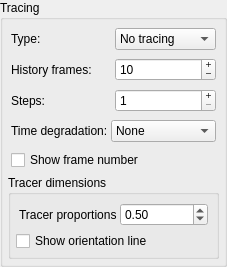
               <widget class="QGroupBox" name="groupBoxTracing">
                <property name="sizePolicy">
                 <sizepolicy hsizetype="Preferred" vsizetype="Minimum">
                  <horstretch>0</horstretch>
                  <verstretch>0</verstretch>
                 </sizepolicy>
                </property>
                <property name="minimumSize">
                 <size>
                  <width>0</width>
                  <height>0</height>
                 </size>
                </property>
                <property name="title">
                 <string>Tracing</string>
                </property>
                <layout class="QVBoxLayout" name="verticalLayout_20">
                 <property name="spacing">
                  <number>2</number>
                 </property>
                 <property name="leftMargin">
                  <number>5</number>
                 </property>
                 <property name="topMargin">
                  <number>5</number>
                 </property>
                 <property name="rightMargin">
                  <number>5</number>
                 </property>
                 <property name="bottomMargin">
                  <number>5</number>
                 </property>
                 <item>
                  <widget class="QWidget" name="widgetTracingType" native="true">
                   <property name="toolTip">
                    <string>Set the tracer type</string>
                   </property>
                   <layout class="QHBoxLayout" name="layoutTracingStyle">
                    <property name="spacing">
                     <number>3</number>
                    </property>
                    <property name="leftMargin">
                     <number>3</number>
                    </property>
                    <property name="topMargin">
                     <number>3</number>
                    </property>
                    <property name="rightMargin">
                     <number>3</number>
                    </property>
                    <property name="bottomMargin">
                     <number>3</number>
                    </property>
                    <item>
                     <widget class="QLabel" name="labelTracingStyle">
                      <property name="text">
                       <string>Type:</string>
                      </property>
                     </widget>
                    </item>
                    <item>
                     <widget class="QComboBox" name="comboBoxTracingStyle">
                      <property name="toolTip">
                       <string>Choose the tracing type</string>
                      </property>
                      <property name="currentText">
                       <string>No tracing</string>
                      </property>
                      <item>
                       <property name="text">
                        <string>No tracing</string>
                       </property>
                      </item>
                      <item>
                       <property name="text">
                        <string>Shape</string>
                       </property>
                      </item>
                      <item>
                       <property name="text">
                        <string>Path</string>
                       </property>
                      </item>
                      <item>
                       <property name="text">
                        <string>Arrow path</string>
                       </property>
                      </item>
                     </widget>
                    </item>
                   </layout>
                  </widget>
                 </item>
                 <item>
                  <widget class="QWidget" name="widgetTracingHistory" native="true">
                   <property name="toolTip">
                    <string>Set the number of frames to trace</string>
                   </property>
                   <layout class="QHBoxLayout" name="layoutTracingHistory">
                    <property name="spacing">
                     <number>3</number>
                    </property>
                    <property name="leftMargin">
                     <number>3</number>
                    </property>
                    <property name="topMargin">
                     <number>3</number>
                    </property>
                    <property name="rightMargin">
                     <number>3</number>
                    </property>
                    <property name="bottomMargin">
                     <number>3</number>
                    </property>
                    <item>
                     <widget class="QLabel" name="labelTracingHistoryLength">
                      <property name="text">
                       <string>History frames:</string>
                      </property>
                     </widget>
                    </item>
                    <item>
                     <widget class="QSpinBox" name="spinBoxTracingHistoryLength">
                      <property name="toolTip">
                       <string>Set how many frames to trace</string>
                      </property>
                      <property name="wrapping">
                       <bool>false</bool>
                      </property>
                      <property name="buttonSymbols">
                       <enum>QAbstractSpinBox::PlusMinus</enum>
                      </property>
                      <property name="minimum">
                       <number>1</number>
                      </property>
                      <property name="maximum">
                       <number>1000000</number>
                      </property>
                      <property name="value">
                       <number>10</number>
                      </property>
                     </widget>
                    </item>
                   </layout>
                  </widget>
                 </item>
                 <item>
                  <widget class="QWidget" name="widgetTracingSteps" native="true">
                   <property name="toolTip">
                    <string>Set the step size to show each Xth tracer (e.g. 5 means show each 5th tracer)</string>
                   </property>
                   <layout class="QHBoxLayout" name="layoutTracingSteps">
                    <property name="spacing">
                     <number>3</number>
                    </property>
                    <property name="leftMargin">
                     <number>3</number>
                    </property>
                    <property name="topMargin">
                     <number>3</number>
                    </property>
                    <property name="rightMargin">
                     <number>3</number>
                    </property>
                    <property name="bottomMargin">
                     <number>3</number>
                    </property>
                    <item>
                     <widget class="QLabel" name="labelTracingSteps">
                      <property name="text">
                       <string>Steps:</string>
                      </property>
                     </widget>
                    </item>
                    <item>
                     <widget class="QSpinBox" name="spinBoxTracingSteps">
                      <property name="toolTip">
                       <string>Set the steps to trace (each one, each second,...)</string>
                      </property>
                      <property name="buttonSymbols">
                       <enum>QAbstractSpinBox::PlusMinus</enum>
                      </property>
                      <property name="minimum">
                       <number>1</number>
                      </property>
                      <property name="value">
                       <number>1</number>
                      </property>
                     </widget>
                    </item>
                   </layout>
                  </widget>
                 </item>
                 <item>
                  <widget class="QWidget" name="widgetTracingTime" native="true">
                   <property name="toolTip">
                    <string>Set the time degradation type</string>
                   </property>
                   <layout class="QHBoxLayout" name="horizontalLayout_4">
                    <property name="spacing">
                     <number>3</number>
                    </property>
                    <property name="leftMargin">
                     <number>3</number>
                    </property>
                    <property name="topMargin">
                     <number>3</number>
                    </property>
                    <property name="rightMargin">
                     <number>3</number>
                    </property>
                    <property name="bottomMargin">
                     <number>3</number>
                    </property>
                    <item>
                     <widget class="QLabel" name="labelTracingTimeDegradation">
                      <property name="text">
                       <string>Time degradation:</string>
                      </property>
                     </widget>
                    </item>
                    <item>
                     <widget class="QComboBox" name="comboBoxTracingTimeDegradation">
                      <property name="toolTip">
                       <string>Choose the gradient style (old to young)</string>
                      </property>
                      <item>
                       <property name="text">
                        <string>None</string>
                       </property>
                      </item>
                      <item>
                       <property name="text">
                        <string>Transparency</string>
                       </property>
                      </item>
                      <item>
                       <property name="text">
                        <string>False color</string>
                       </property>
                      </item>
                     </widget>
                    </item>
                   </layout>
                  </widget>
                 </item>
                 <item>
                  <widget class="QWidget" name="widgetTracerFrameNumber" native="true">
                   <property name="toolTip">
                    <string>Show the frame number of each tracer</string>
                   </property>
                   <layout class="QHBoxLayout" name="layoutTracerFrameNumber">
                    <property name="spacing">
                     <number>3</number>
                    </property>
                    <property name="leftMargin">
                     <number>3</number>
                    </property>
                    <property name="topMargin">
                     <number>3</number>
                    </property>
                    <property name="rightMargin">
                     <number>3</number>
                    </property>
                    <property name="bottomMargin">
                     <number>3</number>
                    </property>
                    <item>
                     <widget class="QCheckBox" name="checkBoxTracerFrameNumber">
                      <property name="toolTip">
                       <string>Show frame number of each tracer</string>
                      </property>
                      <property name="text">
                       <string>Show frame number</string>
                      </property>
                     </widget>
                    </item>
                   </layout>
                  </widget>
                 </item>
                 <item>
                  <widget class="QGroupBox" name="groupBoxTracerDimensions">
                   <property name="sizePolicy">
                    <sizepolicy hsizetype="Preferred" vsizetype="Minimum">
                     <horstretch>0</horstretch>
                     <verstretch>0</verstretch>
                    </sizepolicy>
                   </property>
                   <property name="title">
                    <string>Tracer dimensions</string>
                   </property>
                   <layout class="QVBoxLayout" name="verticalLayout_21">
                    <property name="spacing">
                     <number>2</number>
                    </property>
                    <property name="leftMargin">
                     <number>5</number>
                    </property>
                    <property name="topMargin">
                     <number>5</number>
                    </property>
                    <property name="rightMargin">
                     <number>5</number>
                    </property>
                    <property name="bottomMargin">
                     <number>5</number>
                    </property>
                    <item>
                     <widget class="QWidget" name="widgetTracerDimensions" native="true">
                      <property name="toolTip">
                       <string>Set the tracer dimensions proportional to entity dimensions</string>
                      </property>
                      <layout class="QVBoxLayout" name="verticalLayout_2">
                       <property name="spacing">
                        <number>0</number>
                       </property>
                       <property name="leftMargin">
                        <number>0</number>
                       </property>
                       <property name="topMargin">
                        <number>0</number>
                       </property>
                       <property name="rightMargin">
                        <number>0</number>
                       </property>
                       <property name="bottomMargin">
                        <number>0</number>
                       </property>
                       <item>
                        <layout class="QHBoxLayout" name="layoutTracerProportions">
                         <property name="spacing">
                          <number>3</number>
                         </property>
                         <property name="leftMargin">
                          <number>3</number>
                         </property>
                         <property name="topMargin">
                          <number>3</number>
                         </property>
                         <property name="rightMargin">
                          <number>3</number>
                         </property>
                         <property name="bottomMargin">
                          <number>3</number>
                         </property>
                         <item>
                          <widget class="QLabel" name="labelTracerProportions">
                           <property name="text">
                            <string>Tracer proportions</string>
                           </property>
                          </widget>
                         </item>
                         <item>
                          <widget class="QDoubleSpinBox" name="spinBoxTracerProportions">
                           <property name="toolTip">
                            <string>Set the tracer dimensions proportional to entity dimensions</string>
                           </property>
                           <property name="decimals">
                            <number>2</number>
                           </property>
                           <property name="minimum">
                            <double>0.010000000000000</double>
                           </property>
                           <property name="singleStep">
                            <double>0.001000000000000</double>
                           </property>
                           <property name="value">
                            <double>0.500000000000000</double>
                           </property>
                          </widget>
                         </item>
                        </layout>
                       </item>
                      </layout>
                     </widget>
                    </item>
                    <item>
                     <widget class="QCheckBox" name="checkBoxTracerOrientationLine">
                      <property name="toolTip">
                       <string>Show the orientation line for tracers</string>
                      </property>
                      <property name="text">
                       <string>Show orientation line</string>
                      </property>
                     </widget>
                    </item>
                   </layout>
                  </widget>
                 </item>
                </layout>
                <zorder>widgetTracingSteps</zorder>
                <zorder>widgetTracingTime</zorder>
                <zorder>widgetTracerFrameNumber</zorder>
                <zorder>groupBoxTracerDimensions</zorder>
                <zorder>widgetTracingType</zorder>
                <zorder>widgetTracingHistory</zorder>
               </widget>
